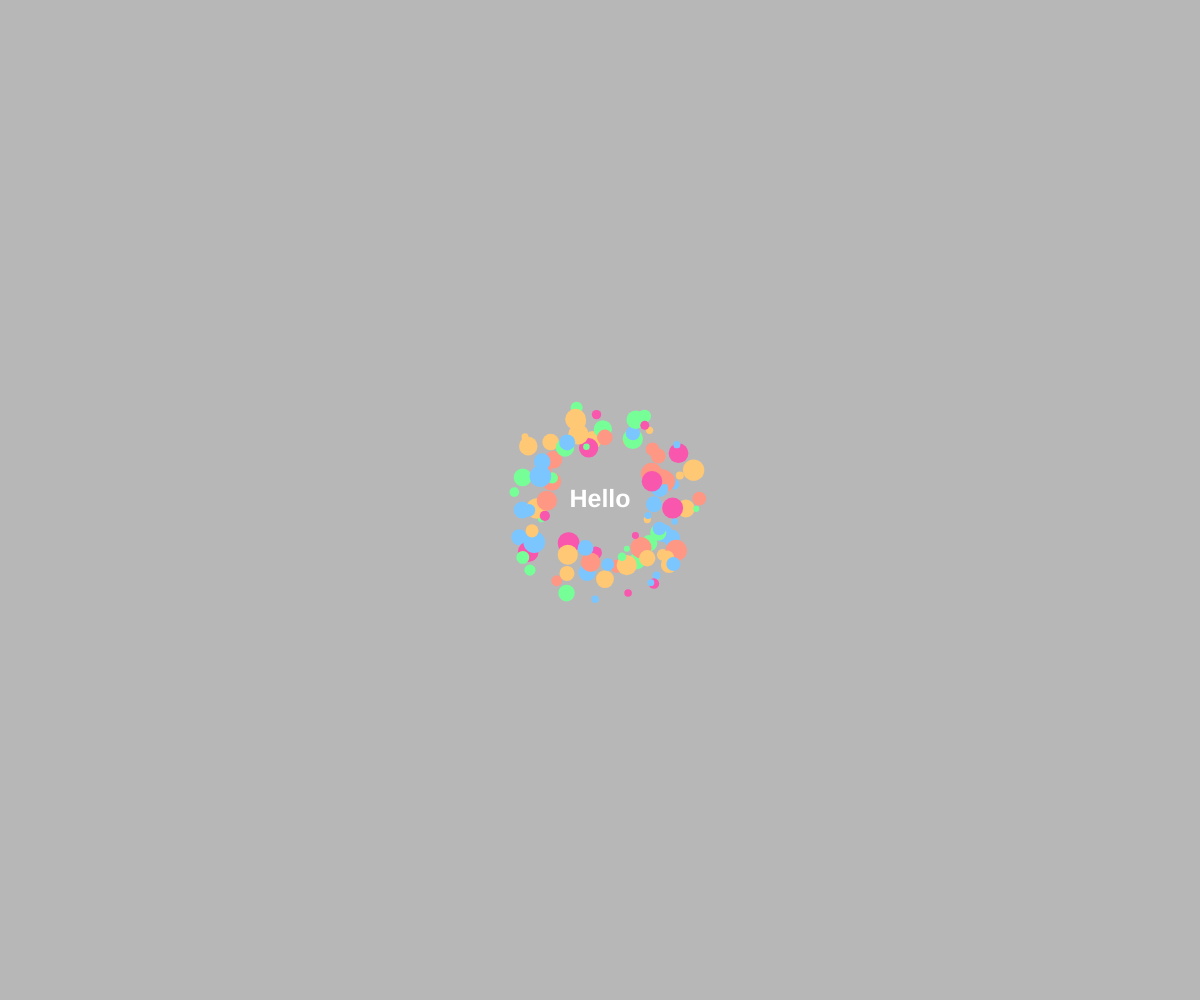
Frame 1 (no input)
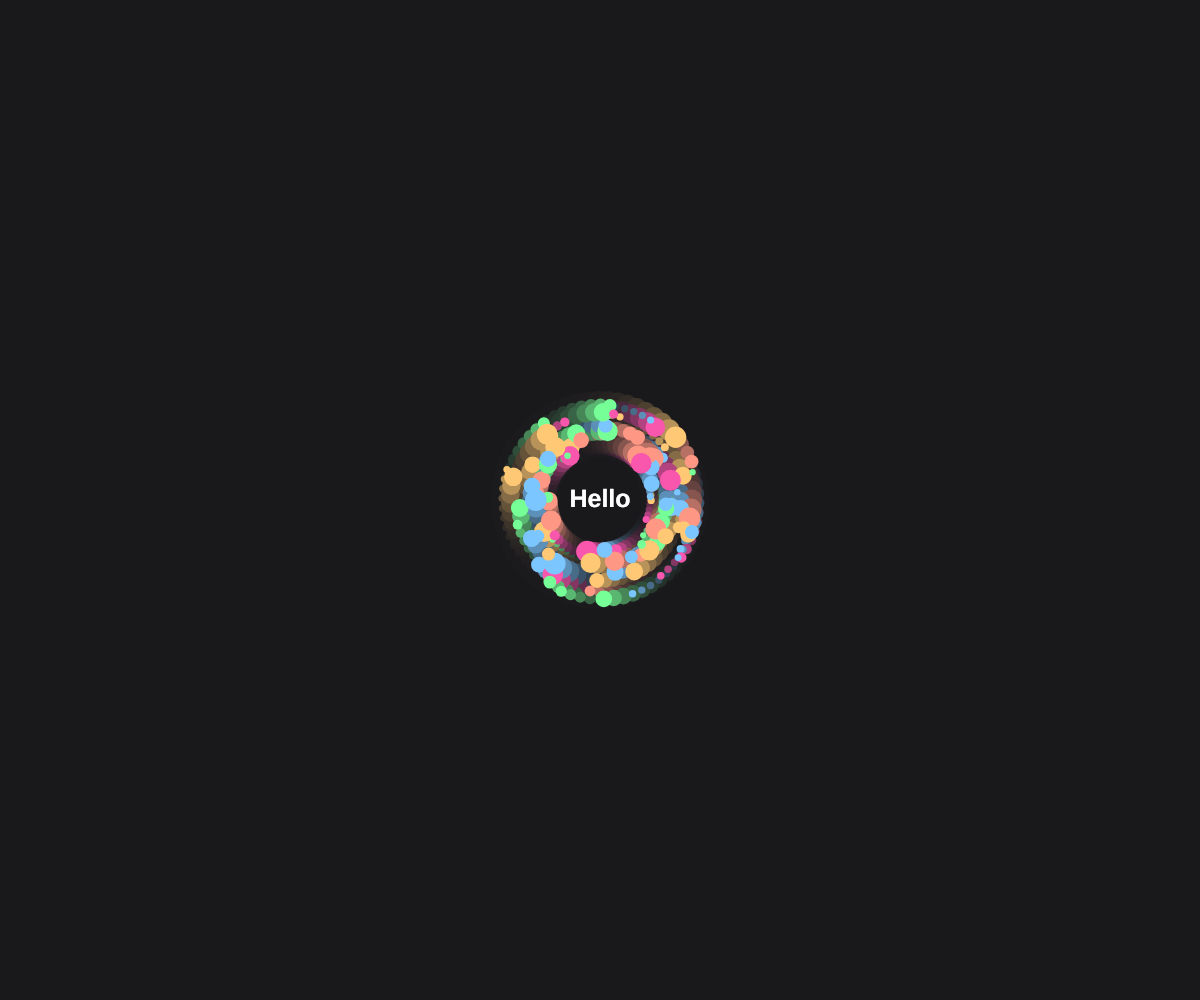
Frame 60 (no input)
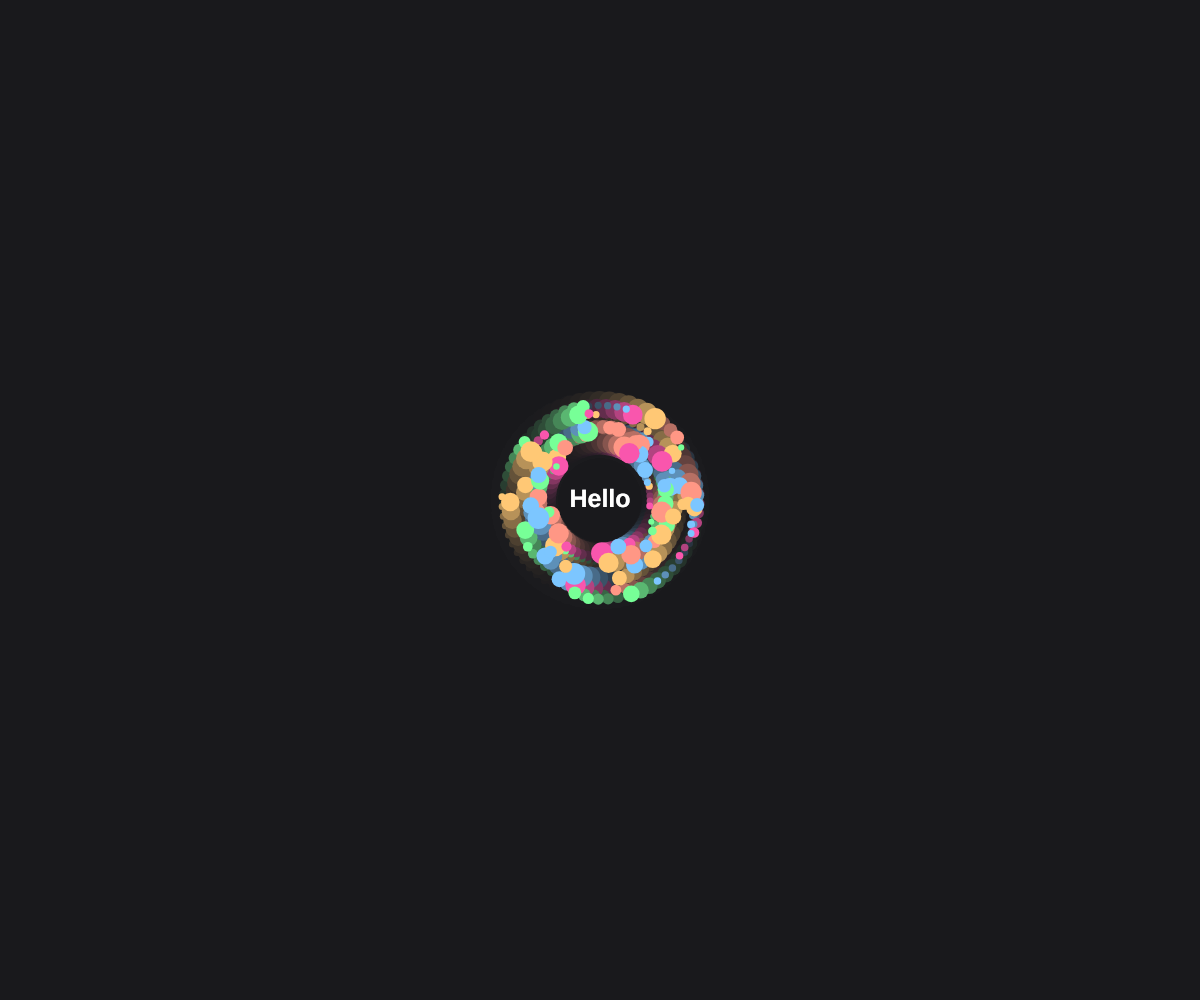
Frame 120 (the mouse pressed at the canvas centre since frame 60)

The p5.js sketch that drew these frames (run headless with seeded random() and noise() and a simulated clock; from frame 60 on, the mouse is pressed at the canvas centre):

// p5.js sketch
// ── sketch.js
// =============================================
//  L0 — 我的第一個 Creative Coding 作品 🎨
//
//  歡迎！這是你寫的第一支程式。
//  你不用看懂每一行 —— 只要找到有 ✏ 的地方，
//  改改數字和文字，存檔，看畫面怎麼變就好。
//
//  大膽亂改！改壞了按 Ctrl/Cmd + Z 復原，不會弄壞電腦 😎
//  （滑鼠在畫面上移動看看，會有驚喜～）
// =============================================

// ✏ 1. 把名字換成你的（也可以放 emoji，例如 "阿明 🐳"）
let myName = "Hello";

// ✏ 2. 想要幾顆星星繞圈圈？試試 3、30、200…
let starCount = 100;

// ✏ 3. 轉多快？0.005 很慢、0.05 很快、負數會倒著轉
let speed = 0.1;

// ✏ 4. 背景色（R, G, B：紅、綠、藍，每個都是 0 – 255）
let bgColor = [28, 26, 30];

// ✏ 5. 你的調色盤！星星會從這裡隨機挑顏色，想加幾個都行
let palette = ["#ff9785", "#ffc875", "#77ff97", "#7cc6ff", "#f956ad"];

// ↓↓↓ 下面這些 L1–L2 會慢慢學到，現在先享受「改了就會變」的感覺 ↓↓↓

let stars = [];

function setup() {
  createCanvas(windowWidth, windowHeight);
  noStroke();
  rectMode(CENTER); // 讓方塊以 (x, y) 為「中心」對齊，不然會往右下角偏掉
  textAlign(CENTER, CENTER);
  textStyle(BOLD);

  // 生出一群星星，每顆都有自己隨機的角度、距離、大小和顏色
  for (let i = 0; i < starCount; i++) {
    stars.push({
      angle: random(TWO_PI),
      radius: random(50, min(width, height) * 0.1),
      size: random(6, 22),
      color: random(palette),
    });
  }
}

function draw() {
  // 用半透明背景蓋上去 → 星星就會拖著漂亮的尾巴
  background(bgColor[0], bgColor[1], bgColor[2], 80);

  // 滑鼠在哪，整群星星就繞著哪裡轉（還沒動滑鼠時先繞畫面中央）
  let cx = mouseX || width / 2;
  let cy = mouseY || height / 2;

  for (let s of stars) {
    s.angle += speed;
    let x = cx + cos(s.angle) * s.radius;
    let y = cy + sin(s.angle) * s.radius;
    fill(s.color);
    // rect(x, y, s.size);
    circle(x, y, s.size);
  }

  // 把你的名字放在正中間
  fill(255);
  textSize(min(width, height) * 0.025);
  text(myName, cx, cy);
}

// 視窗大小改變時，畫布跟著調整
function windowResized() {
  resizeCanvas(windowWidth, windowHeight);
}
